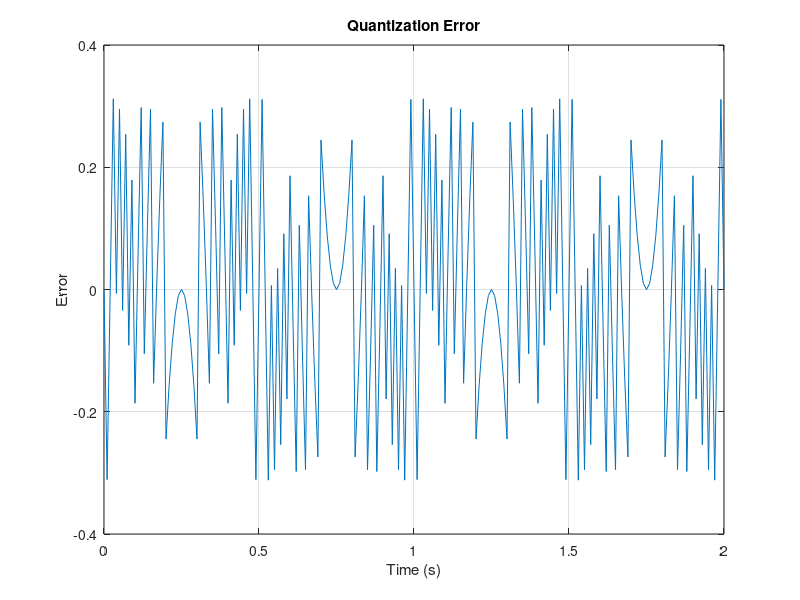

The MATLAB script that drew this image:
t = 0:0.01:2;

A = 5;
f = 1;

x = A*sin(2*pi*f*t);

bits = 4;
L = 2^bits;

vmax = max(x);
vmin = min(x);

delta = (vmax-vmin)/L;

quantized = round((x-vmin)/delta)*delta + vmin;

error = x - quantized;

mse = mean(error.^2);

disp(['MSE = ', num2str(mse)])

plot(t,error)
title('Quantization Error')
xlabel('Time (s)')
ylabel('Error')
grid on
